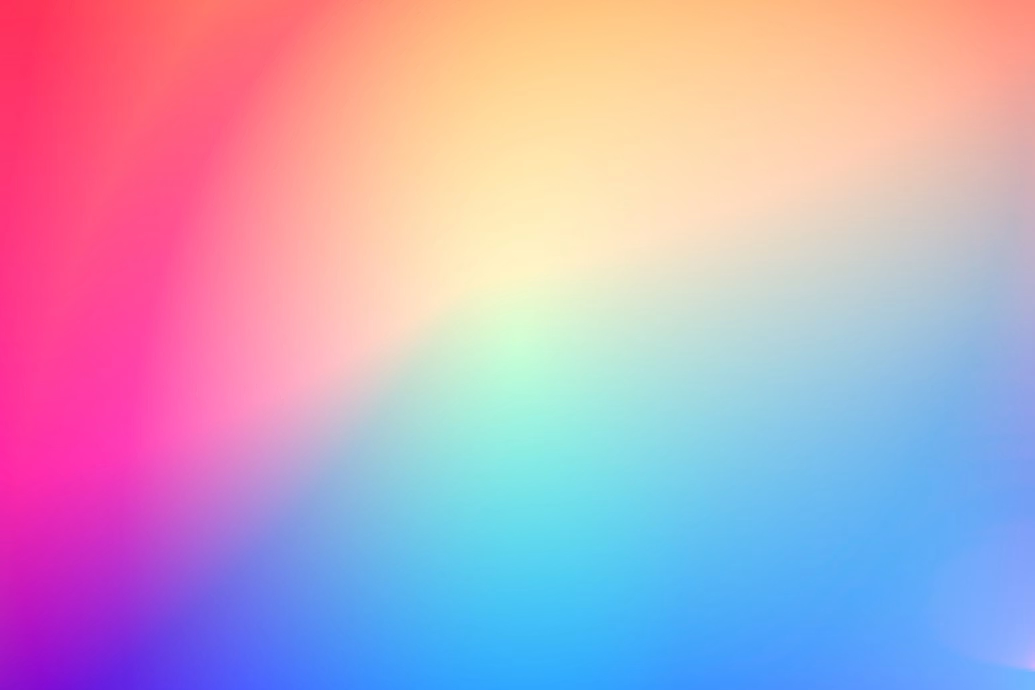
#> input picture multi/colorful.jpeg, 2070 x 1380 px (shown at 1/2 size)
$ python homework.py
#> lines starting #> are read from the running program, lines starting #| are printed output that depends on the picture
import numpy as np
import matplotlib.pyplot as plt
from skimage import color, exposure, io
from PIL import Image, ImageDraw, ImageFont

# 1. Load your color image
# (skimage loads images into standard RGB NumPy arrays)
img = io.imread("colorful.jpeg")
#> img is the input picture: shape (1380, 2070, 3); mean R, G, B 191.4, 165.1, 194

# 2. Convert from RGB to HSV color space
# Output arrays will be floating-point numbers from 0.0 to 1.0
hsv_img = color.rgb2hsv(img)
#> hsv_img: shape (1380, 2070, 3) float64; mean of channels 0, 1, 2 0.505, 0.475, 0.95

# 3. Try CLAHE with 3 different kernel_size values and compare them side by side
kernel_sizes = [32, 64, 128]
fig, axes = plt.subplots(1, len(kernel_sizes), figsize=(15, 5))
for ax, k in zip(axes, kernel_sizes):
    hsv_trial = hsv_img.copy()
    hsv_trial[:, :, 2] = exposure.equalize_adapthist(hsv_trial[:, :, 2], kernel_size=k)
    rgb_trial = color.hsv2rgb(hsv_trial)
    ax.imshow(rgb_trial)
    ax.set_title(f"kernel_size = {k}")
    ax.axis("off")
#> this loop made 3 passes
#> pass 1, `rgb_trial = color.hsv2rgb(hsv_trial)`:
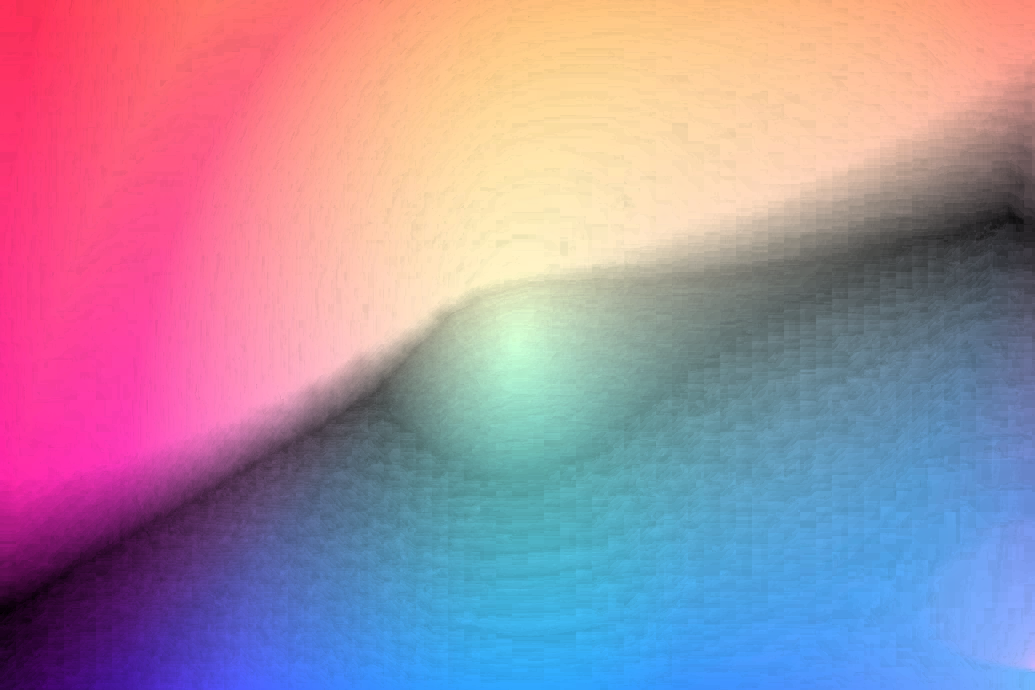
#> rgb_trial: shape (1380, 2070, 3) float64 (shown at 1/2 size); mean R, G, B 0.653, 0.551, 0.636
#> after the loop: hsv_trial: shape (1380, 2070, 3) float64; mean of channels 0, 1, 2 0.505, 0.475, 0.798
plt.show()
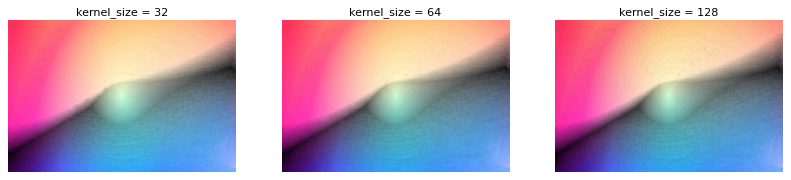
#> figure drawn by matplotlib, 3 panels

# 4. Pick the kernel_size that looked best in the comparison above
kernel_size = 64  # <- chosen after comparing 32 / 64 / 128
hsv_img[:, :, 2] = exposure.equalize_adapthist(hsv_img[:, :, 2], kernel_size)
#> hsv_img: shape (1380, 2070, 3) float64; mean of channels 0, 1, 2 0.505, 0.475, 0.806

# 5. Convert back from HSV to standard RGB
output_rgb = color.hsv2rgb(hsv_img)

# 6. Display the final chosen result
plt.imshow(output_rgb)
plt.axis("off")
plt.show()

# 1. If your image is stored using skimage, you need to convert to PIL Image first
# output_rgb is a skimage float array (0.0-1.0), so scale to 0-255 uint8 first
pil_img = Image.fromarray((output_rgb * 255).astype(np.uint8))
# 2. Create an ImageDraw object
draw = ImageDraw.Draw(pil_img) #img must be PIL Image object
#set the content to add. Make change to the sample below
text_content = f"Name: Puttipong Pruthisathaporn, Student ID:68070129, kernel size= {kernel_size}"
text_color = (255, 255, 255) # Change to your color
# 4. Draw the text (using a custom font with a bigger size)
custom_font = ImageFont.truetype("/System/Library/Fonts/Supplemental/Arial.ttf", size=30)
# 3. Choose coordinates (X/Column, Y/Row) - keep it near the bottom of the image
text_bbox = draw.textbbox((0, 0), text_content, font=custom_font)
#> text_bbox = (0, 5, 1094, 34)
text_height = text_bbox[3] - text_bbox[1]
#> text_height = 29
bottom_margin = 40
text_position = (550, pil_img.height - text_height - bottom_margin)
#> text_position = (550, 1311)
draw.text(text_position, text_content, fill=text_color, font=custom_font)
# 5. Save or show the result
pil_img.show()
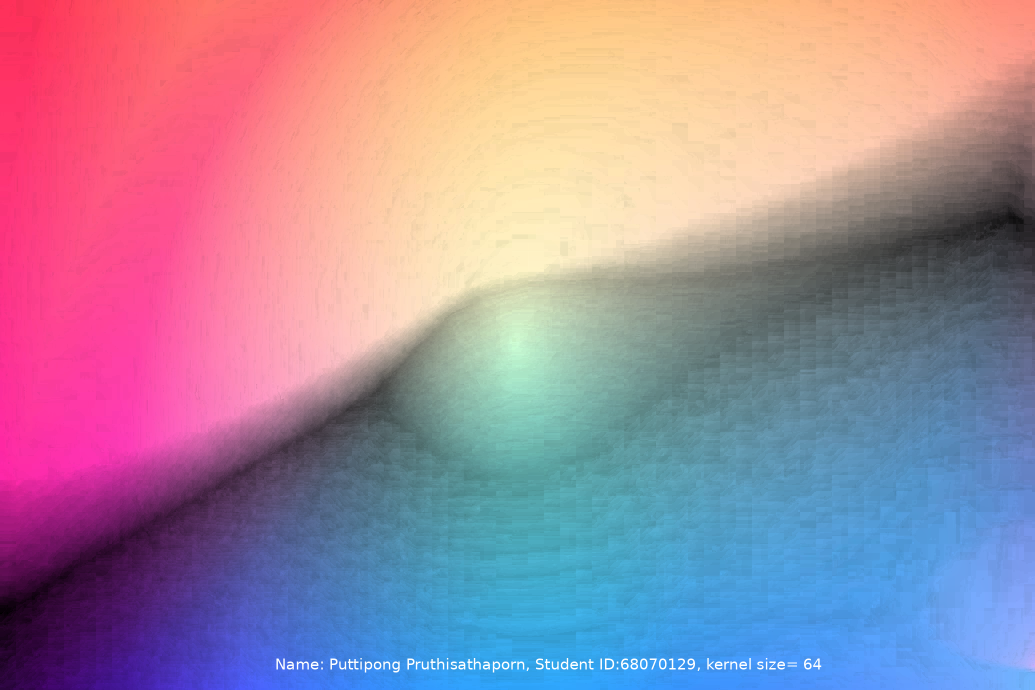
#> shown: PIL image 2070x1380 RGB (shown at 1/2 size); mean R, G, B 164.2, 137.6, 158.2
pil_img.save(f"68070129_kernel_{kernel_size}.jpg")
